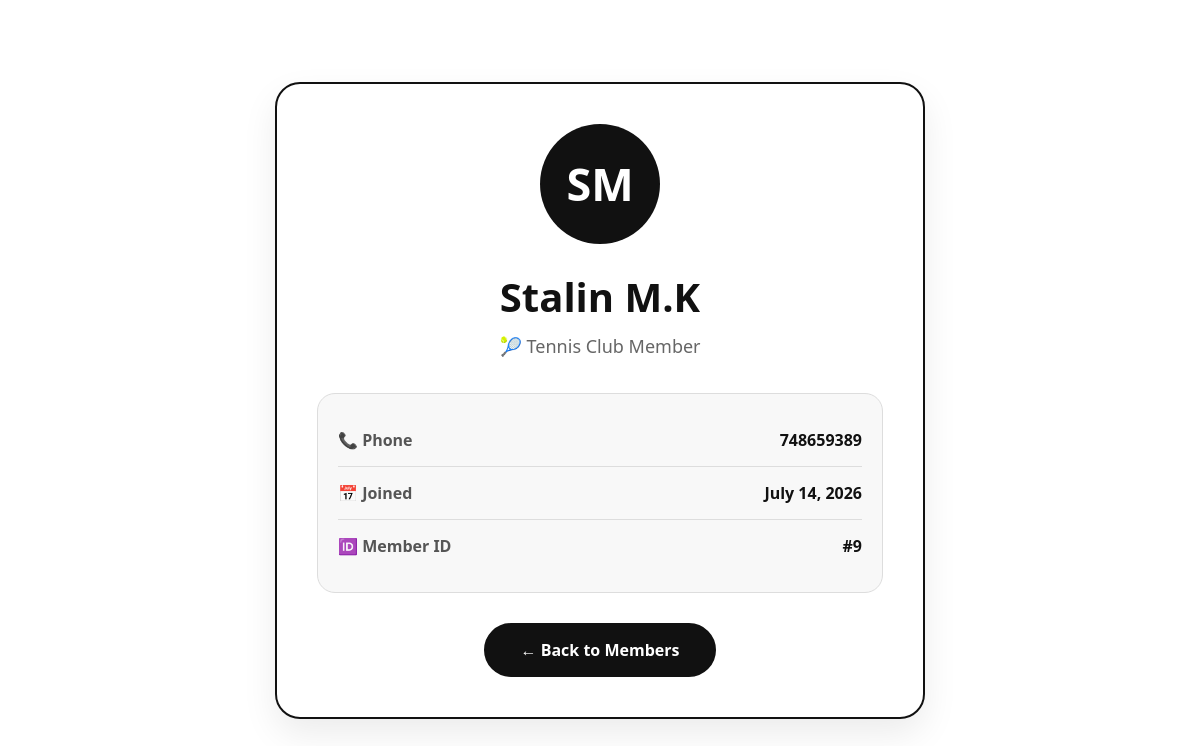
Screenshot of /members/details/9/ with the database file from the repository.
### members/models.py (models this page shows)
class Member(models.Model):
    first_name = models.CharField(max_length=30)
    last_name = models.CharField(max_length=30)
    phone = models.IntegerField(null=True)
    joined_date = models.DateField(null=True)

### members/views.py (the view)
# urls.py: path('details/<int:id>/', views.details, name='details'),
def details(request, id):
    mymember = Member.objects.get(id=id)
    template = loader.get_template('details.html')
    context = {
        'mymember': mymember,
    }
    return HttpResponse(template.render(context, request))

### members/templates/details.html (shortened to what this page needs)
{% extends "master.html" %}
{% block content %}
<div class="profile-page">
    <div class="profile-card">
        <div class="avatar">
            {{ mymember.first_name|slice:":1" }}{{ mymember.last_name|slice:":1" }}
        </div>
        <h1>
            {{ mymember.first_name }} {{ mymember.last_name }}
        </h1>
        <p class="role">
            🎾 Tennis Club Member
        </p>
        <div class="info-box">
            <div class="info-row">
                <span class="label">📞 Phone</span>
                <span class="value">{{ mymember.phone }}</span>
            </div>
            <div class="info-row">
                <span class="label">📅 Joined</span>
                <span class="value">{{ mymember.joined_date }}</span>
            </div>
            <div class="info-row">
                <span class="label">🆔 Member ID</span>
                <span class="value">#{{ mymember.id }}</span>
            </div>
        </div>
        <a href="{% url 'members' %}" class="back-btn">
            ← Back to Members
        </a>
    </div>
</div>
{% endblock %}

### members/templates/details.html (style rules this page uses)
* { margin:0; padding:0; box-sizing:border-box; font-family:'Segoe UI',sans-serif; }
body { background:#ffffff; color:#111; }
.profile-page { min-height:100vh; display:flex; justify-content:center; align-items:center; background:#ffffff; padding:40px 20px; }
.profile-card { width:100%; max-width:650px; background:#ffffff; border:2px solid #111; border-radius:25px; padding:40px; text-align:center; color:#111; box-shadow:0 15px 35px rgba(0,0,0,.08); animation:fadeIn .7s ease; }
.avatar { width:120px; height:120px; border-radius:50%; background:#111; color:#fff; display:flex; justify-content:center; align-items:center; font-size:45px; font-weight:bold; margin:auto; margin-bottom:25px; transition:.3s; }
.profile-card h1 { font-size:2.5rem; margin-bottom:10px; color:#111; }
.role { color:#666; margin-bottom:35px; font-size:18px; }
.info-box { background:#f8f8f8; border:1px solid #ddd; border-radius:18px; padding:20px; margin-bottom:30px; }
.info-row { display:flex; justify-content:space-between; align-items:center; padding:15px 0; border-bottom:1px solid #ddd; }
.info-row:last-child { border-bottom:none; }
.label { color:#555; font-weight:600; }
.value { color:#111; font-weight:700; }
.back-btn { display:inline-block; padding:14px 35px; background:#111; color:#fff; text-decoration:none; font-weight:bold; border:2px solid #111; border-radius:50px; transition:.3s; }

### rows the page displays
Member: first_name "S", last_name "M", first_name "Stalin", last_name "M.K", phone "748659389", joined_date "July 14, 2026", id "9"
